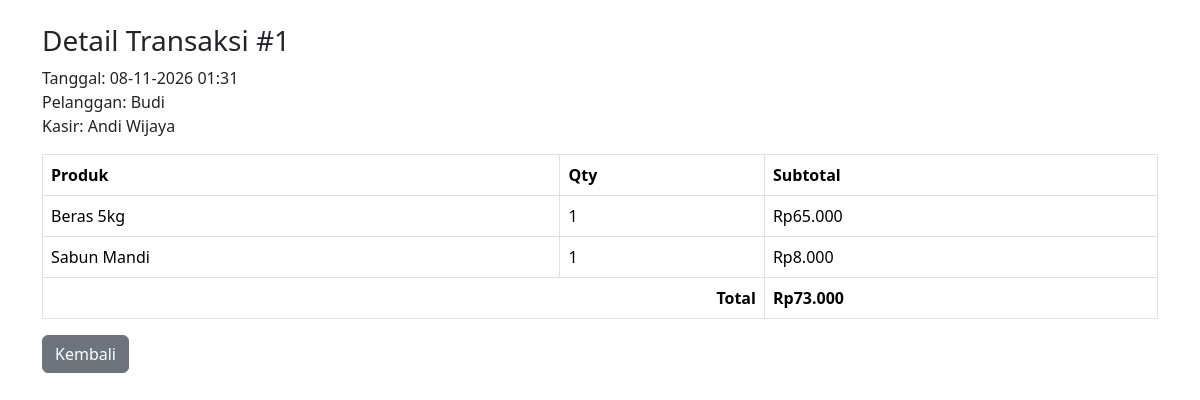
The app's page /detail_transaksi.php?id=1 (signed in) with its own data.
### tables this page shows
CREATE TABLE `transaksi_penjualan` (
  `id_transaksi` int NOT NULL,
  `id_pelanggan` int DEFAULT NULL,
  `id_karyawan` int DEFAULT NULL,
  `tanggal` datetime DEFAULT CURRENT_TIMESTAMP,
  `total` int NOT NULL DEFAULT '0'
);

CREATE TABLE `pelanggan` (
  `id_pelanggan` int NOT NULL,
  `nama_pelanggan` varchar(100) NOT NULL,
  `no_hp` varchar(20) DEFAULT NULL,
  `alamat` varchar(255) DEFAULT NULL
);

CREATE TABLE `karyawan` (
  `id_karyawan` int NOT NULL,
  `nama_karyawan` varchar(100) NOT NULL,
  `jabatan` varchar(50) NOT NULL,
  `no_hp` varchar(20) DEFAULT NULL
);

CREATE TABLE `detail_transaksi` (
  `id_detail` int NOT NULL,
  `id_transaksi` int NOT NULL,
  `id_produk` int NOT NULL,
  `qty` int NOT NULL,
  `subtotal` int NOT NULL
);

CREATE TABLE `produk` (
  `id_produk` int NOT NULL,
  `nama_produk` varchar(100) NOT NULL,
  `kategori` varchar(50) DEFAULT NULL,
  `harga` int NOT NULL,
  `stok` int NOT NULL DEFAULT '0'
);

### detail_transaksi.php (the view, shortened to what this page needs)
<?php
require "koneksi.php";
$id = (int) $_GET['id'];
$stmt = mysqli_prepare($koneksi,
    "SELECT t.*, p.nama_pelanggan, k.nama_karyawan
     FROM transaksi_penjualan t
     JOIN pelanggan p ON t.id_pelanggan = p.id_pelanggan
     JOIN karyawan k ON t.id_karyawan = k.id_karyawan
     WHERE t.id_transaksi = ?");
mysqli_stmt_bind_param($stmt, "i", $id);
mysqli_stmt_execute($stmt);
$transaksi = mysqli_fetch_assoc(mysqli_stmt_get_result($stmt));
$stmt2 = mysqli_prepare($koneksi,
    "SELECT d.*, pr.nama_produk
     FROM detail_transaksi d
     JOIN produk pr ON d.id_produk = pr.id_produk
     WHERE d.id_transaksi = ?");
mysqli_stmt_bind_param($stmt2, "i", $id);
mysqli_stmt_execute($stmt2);
$detail = mysqli_stmt_get_result($stmt2);
?>
<!DOCTYPE html>
<html lang="id">
<head>
  <link href="https://cdn.jsdelivr.net/npm/bootstrap@5.3.3/dist/css/bootstrap.min.css" rel="stylesheet">
</head>
<body>
<div class="container mt-4">
  <h3>Detail Transaksi #<?= $transaksi['id_transaksi'] ?></h3>
  <p>
    Tanggal: <?= date('d-m-Y H:i', strtotime($transaksi['tanggal'])) ?><br>
    Pelanggan: <?= $transaksi['nama_pelanggan'] ?><br>
    Kasir: <?= $transaksi['nama_karyawan'] ?>
  </p>
  <table class="table table-bordered">
    <tr><th>Produk</th><th>Qty</th><th>Subtotal</th></tr>
    <?php while ($d = mysqli_fetch_assoc($detail)) { ?>
    <tr>
      <td><?= $d['nama_produk'] ?></td>
      <td><?= $d['qty'] ?></td>
      <td>Rp<?= number_format($d['subtotal'], 0, ',', '.') ?></td>
    </tr>
    <?php } ?>
    <tr>
      <th colspan="2" class="text-end">Total</th>
      <th>Rp<?= number_format($transaksi['total'], 0, ',', '.') ?></th>
    </tr>
  </table>
  <a href="transaksi.php" class="btn btn-secondary">Kembali</a>
</div>
</body>
</html>

### records on screen
transaksi_penjualan: id_transaksi "1", tanggal "08-11-2026 01:31", id_pelanggan.nama_pelanggan "Budi", id_karyawan.nama_karyawan "Andi Wijaya", total "73.000"
detail_transaksi: id_produk.nama_produk "Beras 5kg", qty "1", subtotal "65.000"
detail_transaksi: id_produk.nama_produk "Sabun Mandi", qty "1", subtotal "8.000"
